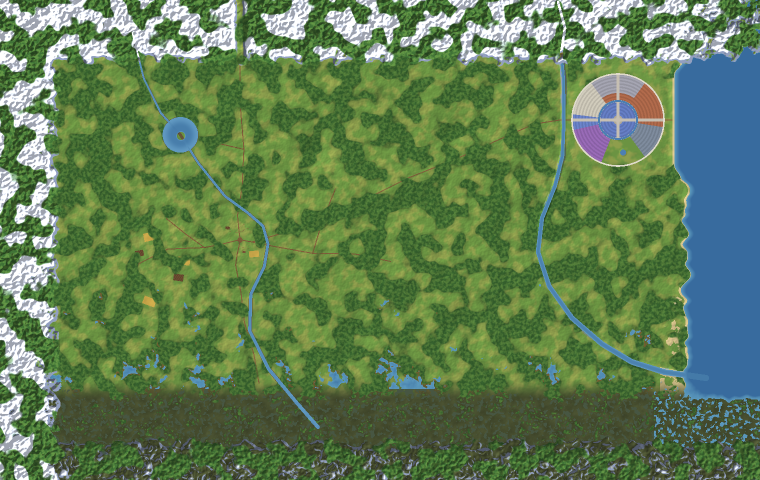
#> input picture godot/assets/ui/mapa_base.png, 1520 x 960 px, found by its file name (shown at 1/2 size)
$ python mapa_pergaminho.py godot/assets/ui/mapa_base.png godot/assets/ui/mapa.png
#> lines starting #> are read from the running program, lines starting #| are printed output that depends on the picture
# Acabamento do mapa: tons quentes de pergaminho, granulado de papel, borda escura gasta e moldura.
# Uso: python3 tools/mapa_pergaminho.py godot/assets/ui/mapa_base.png godot/assets/ui/mapa.png
import sys, numpy as np
from PIL import Image, ImageFilter
im = Image.open(sys.argv[1]).convert('RGB')
#> im is the input picture: PIL image 1520x960 RGB; mean R, G, B 95.2, 125.5, 83.6
a = np.asarray(im).astype(float) / 255.0
h, w, _ = a.shape
#> h = 960; w = 1520
papel = np.array([0.93, 0.86, 0.7])
a = a * 0.82 + papel * a.mean(axis=2, keepdims=True) * 0.18          # puxa para o tom de pergaminho
rng = np.random.default_rng(3)
grao = rng.normal(0, 1, (h // 2, w // 2)); grao = np.kron(grao, np.ones((2, 2)))[:h, :w]
a *= (1.0 + grao[..., None] * 0.025)
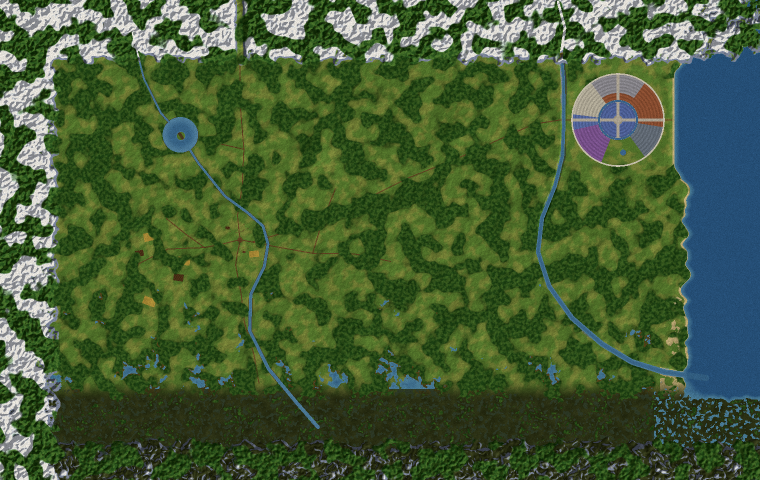
#> a: shape (960, 1520, 3) float64 (shown at 1/2 size); mean R, G, B 0.373, 0.465, 0.319; drawn with min black and max white
yy, xx = np.mgrid[0:h, 0:w]; d = np.maximum(abs(xx - w / 2) / (w / 2), abs(yy - h / 2) / (h / 2))
vinheta = np.clip((d - 0.78) / 0.22, 0, 1) ** 1.6
a = a * (1 - vinheta[..., None] * 0.55) + np.array([0.35, 0.25, 0.14]) * vinheta[..., None] * 0.3
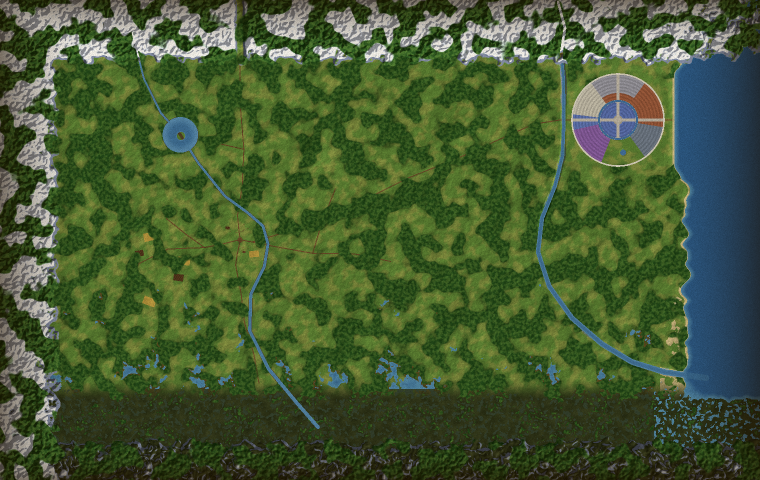
#> a: shape (960, 1520, 3) float64 (shown at 1/2 size); mean R, G, B 0.354, 0.434, 0.288; drawn with min black and max white
out = Image.fromarray((np.clip(a, 0, 1) * 255).astype(np.uint8))
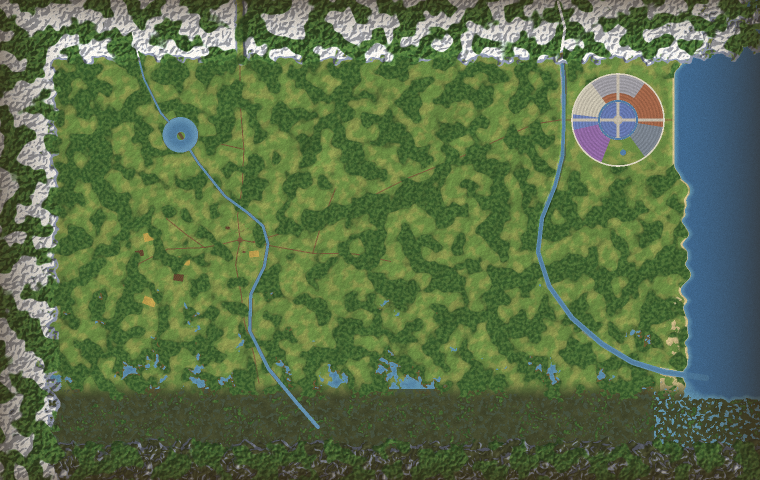
#> out: PIL image 1520x960 RGB (shown at 1/2 size); mean R, G, B 89.9, 110.2, 72.9
out = out.resize((w // 2, h // 2), Image.LANCZOS).resize((w, h), Image.NEAREST)   # pixels grandes (cara do jogo)
out.save(sys.argv[2])
